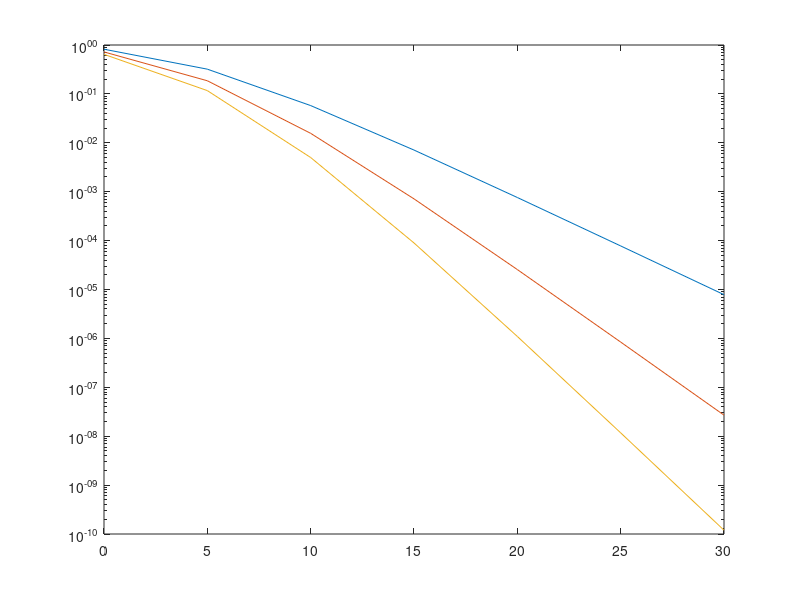

Recreate this plot in MATLAB.
load PvsMER.mat
semilogy(lambdas,secrecy_outage_probability(1:7));
hold on
semilogy(lambdas,secrecy_outage_probability(8:14));
hold on
semilogy(lambdas,secrecy_outage_probability(15:21));
hold off